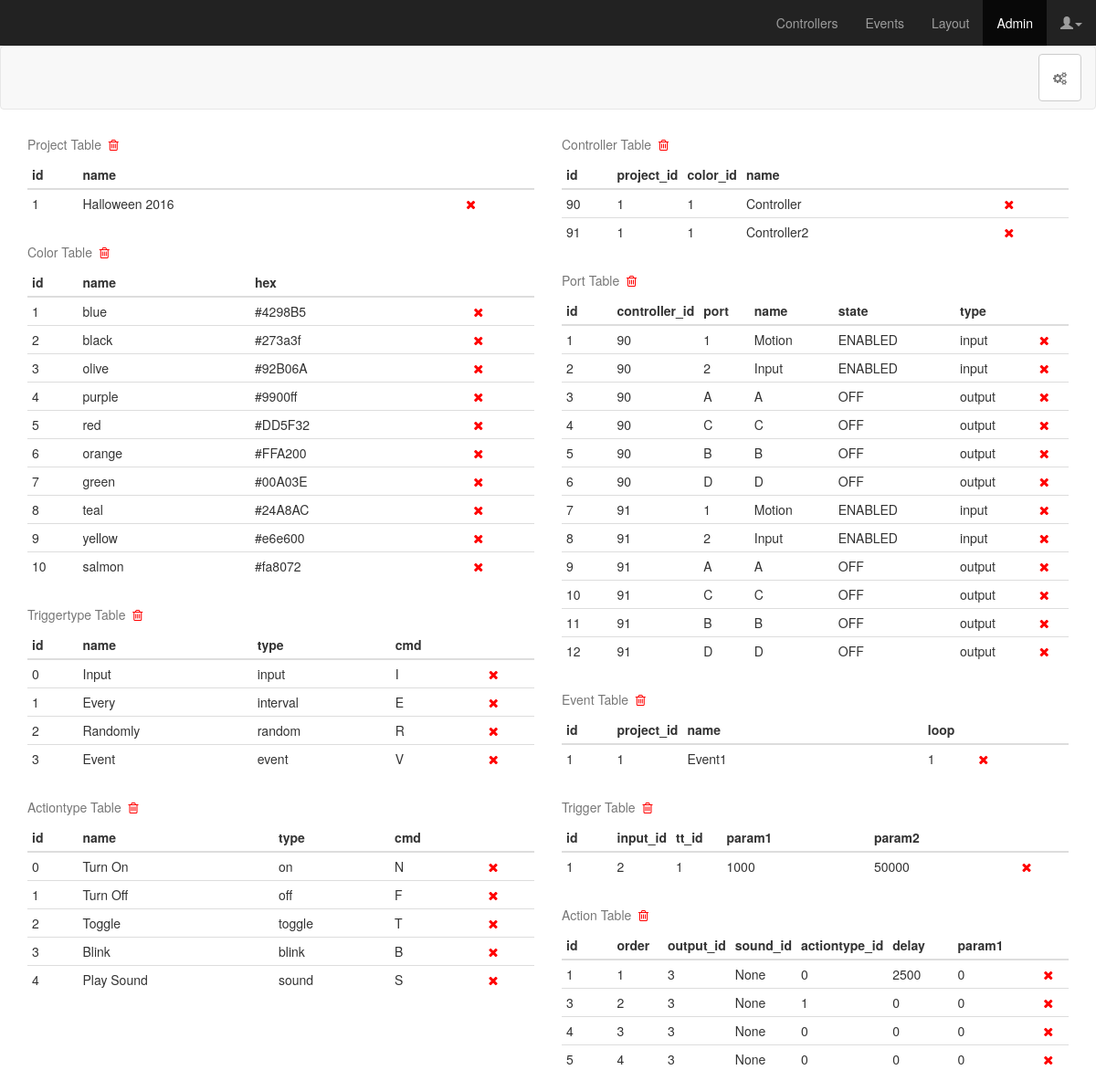
The page /admin on the database its author committed.
### app/models.py (models this page shows, shortened)
class Project(db.Model):
	id = db.Column(db.Integer, primary_key=True)
	name = db.Column(db.String(49), unique=True)
	controller = db.relationship('Controller', backref='controlelr', lazy='dynamic')
	event = db.relationship('Event', backref='event', lazy='dynamic')
	@property
	def serialize(self):
		return{
			'id': self.id,
			'name': self.name
		}

class Color(db.Model):
	id = db.Column(db.Integer, primary_key=True)
	name = db.Column(db.String(8))
	hex = db.Column(db.String(8))
	@property
	def serialize(self):
		return{
			'id': self.id,
			'name': self.name,
			'hex': self.hex
		}

class Triggertype(db.Model):
	id = db.Column(db.Integer, primary_key=True)
	type = db.Column(db.String(10))
	name = db.Column(db.String(25))
	cmd = db.Column(db.String(1))
	@property
	def serialize(self):
		return {
			'id': self.id,
			'name': self.name,
			'type': self.type,
			'cmd': self.cmd
		}

class Actiontype(db.Model):
	id = db.Column(db.Integer, primary_key=True)
	type = db.Column(db.String(10))
	name = db.Column(db.String(25))
	cmd = db.Column(db.String(1))
	@property
	def serialize(self):
		return{
			'id': self.id,
			'name': self.name,
			'type': self.type,
			'cmd': self.cmd
		}

class Controller(db.Model):
	id = db.Column(db.Integer, primary_key=True)
	project_id = db.Column(db.Integer, db.ForeignKey('project.id'))
	color_id = db.Column(db.Integer, db.ForeignKey('color.id'))
	name = db.Column(db.String(25), unique=True)
	ports = db.relationship('Port', backref='controller')
	def get_port(self, port):
		try:
			for p in self.ports:
				if p.port == port:
					return p
			NotFound = namedtuple('NotFound', 'id name state')
			p = NotFound(id='<NOT_FOUND>', name='<NOT_FOUND>', state='<NOT_FOUND>')
			return p
		except:
			return 0
	@property
	def serialize(self):
		return {
			'controller_id': self.id,
			'project_id': self.project_id,
			'controllername': self.name,
			'controllercolor': self.color_id,
			'input1_id': self.get_port('1').id,
			'input1name': self.get_port('1').name,
			'input1state': self.get_port('1').state,
			'input2_id': self.get_port('2').id,
			'input2name': self.get_port('2').name,
			'input2state': self.get_port('2').state,
			'outputA_id': self.get_port('A').id,
			'outputAname': self.get_port('A').name,
			'outputAstate': self.get_port('A').state,
			'outputB_id': self.get_port('B').id,
			'outputBname': self.get_port('B').name,
			'outputBstate': self.get_port('B').state,
			'outputC_id': self.get_port('C').id,
			'outputCname': self.get_port('C').name,
			'outputCstate': self.get_port('C').state,
			'outputD_id': self.get_port('D').id,
			'outputDname': self.get_port('D').name,
			'outputDstate': self.get_port('D').state,
		}

class Port(db.Model):
	id = db.Column(db.Integer, primary_key=True)
	controller_id = db.Column(db.Integer, db.ForeignKey('controller.id'))
	port = db.Column(db.String(2))
	name = db.Column(db.String(25))
	state = db.Column(db.String(10))
	type = db.Column(db.String(8))
	@property
	def serialize(self):
		return {
			'id': self.id,
			'cid': self.controller_id,
			'cname': self.controller.name,
			'port': self.port,
			'name': self.name,
			'state': self.state,
			'type': self.type,
			'color_id': self.controller.color_id
		}

class Event(db.Model):
	id = db.Column(db.Integer, primary_key=True)
	project_id = db.Column(db.Integer, db.ForeignKey('project.id'))
	name = db.Column(db.String(24))
	loop = db.Column(db.Integer, default=1)
	triggers = db.relationship(
		'Trigger',
		secondary = event_triggers,
		primaryjoin = 'event_triggers.c.event_id == Event.id',
		secondaryjoin = 'event_triggers.c.trigger_id == Trigger.id',
		backref = db.backref('events', lazy='dynamic'),
		lazy = 'dynamic')
	actions = db.relationship(
		'Action',
		secondary = event_actions,
		backref = db.backref('events', lazy='dynamic'),
		lazy = 'dynamic')
	@property
	def serialize(self):
		return {
			'id': self.id,
			'project_id': self.project_id,
			'name': self.name,
			'loop': self.loop,
			'triggers': self.serialize_triggers,
			'actions': self.serialize_actions
		}
	@property
	def serialize_triggers(self):
		return [item.serialize for item in self.triggers]
	@property
	def serialize_actions(self):
		return [item.serialize for item in self.actions]

class Trigger(db.Model):
	id = db.Column(db.Integer, primary_key=True)
	input_id = db.Column(db.Integer, db.ForeignKey('port.id'))
	triggertype_id = db.Column(db.Integer, db.ForeignKey('triggertype.id'), default=0)
	param1 = db.Column(db.String(8), default='0')
	param2 = db.Column(db.String(8), default='0')
	@property
	def serialize(self):
		return{
			'id': self.id,
			'input_id': self.input_id,
			'tt_id': self.triggertype_id,
			'param1': self.param1,
			'param2': self.param2
		}

class Action(db.Model):
	id = db.Column(db.Integer, primary_key=True)
	output_id = db.Column(db.Integer, db.ForeignKey('port.id'))
	sound_id = db.Column(db.Integer, db.ForeignKey('sound.id'))
	actiontype_id = db.Column(db.Integer, db.ForeignKey('actiontype.id'), default=0)
	delay = db.Column(db.String(8), default='0')
	param1 = db.Column(db.String(8), default='0')
	order = db.Column(db.Integer)
	@property
	def serialize(self):
		return{
			'id': self.id,
			'order': self.order,
			'output_id': self.output_id,
			'sound_id': self.sound_id,
			'actiontype_id': self.actiontype_id,
			'delay': self.delay,
			'param1': self.param1
		}

### app/views.py (the view)
@app.route('/admin')
def admin():
	return render_template('admin.html',
		title='Admin',
		projects=[p.serialize for p in Project.query.all()],
		ports=[p.serialize for p in Port.query.all()],
		triggertypes=[tt.serialize for tt in Triggertype.query.all()],
		actiontypes=[at.serialize for at in Actiontype.query.all()],
		actions=[a.serialize for a in Action.query.all()],
		triggers=[t.serialize for t in Trigger.query.all()],
		controllers=[c.serialize for c in Controller.query.all()],
		events=[e.serialize for e in Event.query.all()],
		colors=[c.serialize for c in Color.query.all()]
	)

### app/templates/admin.html (shortened to what this page needs)
{% extends "base.html" %}
{% block content %}
<link href="static/css/admin.css" rel="stylesheet">
<nav class="navbar navbar-default">
  <div class="container-fluid">
    <div class="collapse navbar-collapse" id="navbar-collapse-1">
      <ul class="nav navbar-nav navbar-right">
        <li>
        	<a class="btn btn-default navbar-btn" href="init_setup" role="button">
        	  <i class="fa fa-cogs"></i>
        	</a>
        </li>
      </ul>
    </div>
  </div>
</nav>
<div class="container">
  <div class="row">
    <div class="col-xs-6">
      <table class="table table-condensed">
        <caption>Project Table&nbsp;&nbsp;<i class="fa fa-trash-o" id="project" style="color:red;"></caption>
        <thead>
          <tr>
            <th class="id">id</th>
            <th>name</th>
            <th>&nbsp;</th>
          </tr>
        </thead>
        <tbody>
          {% for p in projects %}
          <tr>
            <td class="id">{{ p.id }}</td>
            <td>{{ p.name }}</td>
            <td><i class="fa fa-times" id="project-{{ p.id }}" style="color:red;"></td>
          </tr>
          {% endfor %}
        </tbody>
      </table>
      <table class="table table-condensed">
        <caption>Color Table&nbsp;&nbsp;<i class="fa fa-trash-o" id="color" style="color:red;"></caption>
        <thead>
          <tr>
            <th class="id">id</th>
            <th>name</th>
            <th>hex</th>
            <th>&nbsp;</th>
          </tr>
        </thead>
        <tbody>
          {% for c in colors %}
          <tr>
            <td class="id">{{ c.id }}</td>
            <td>{{ c.name }}</td>
            <td>{{ c.hex }}</td>
            <td><i class="fa fa-times" id="color-{{ c.id }}" style="color:red;"></td>
          </tr>
          {% endfor %}
        </tbody>
      </table>
      <table class="table table-condensed">
        <caption>Triggertype Table&nbsp;&nbsp;<i class="fa fa-trash-o" id="triggertype" style="color:red;"></caption>
        <thead>
          <tr>
            <th class="id">id</th>
            <th>name</th>
            <th>type</th>
            <th>cmd</th>
            <th>&nbsp;</th>
          </tr>
        </thead>
        <tbody>
          {% for tt in triggertypes %}
          <tr>
            <td class="id">{{ tt.id }}</td>
            <td>{{ tt.name }}</td>
            <td>{{ tt.type }}</td>
            <td>{{ tt.cmd }}</td>
            <td><i class="fa fa-times" id="triggertype-{{ tt.id }}" style="color:red;"></td>
          </tr>
          {% endfor %}
        </tbody>
      </table>
      <table class="table table-condensed">
        <caption>Actiontype Table&nbsp;&nbsp;<i class="fa fa-trash-o" id="actiontype" style="color:red;"></caption>
        <thead>
          <tr>
            <th class="id">id</th>
            <th>name</th>
            <th>type</th>
            <th>cmd</th>
            <th>&nbsp;</th>
          </tr>
        </thead>
        <tbody>
          {% for a in actiontypes %}
          <tr>
            <td class="id">{{ a.id }}</td>
            <td>{{ a.name }}</td>
            <td>{{ a.type }}</td>
            <td>{{ a.cmd }}</td>
            <td><i class="fa fa-times" id="actiontype-{{ a.id }}" style="color:red;"></td>
          </tr>
          {% endfor %}
        </tbody>
      </table>
    </div>
    <div class="col-xs-6">
      <table class="table table-condensed">
        <caption>Controller Table&nbsp;&nbsp;<i class="fa fa-trash-o" id="controller" style="color:red;"></caption>
        <thead>
          <tr>
            <th class="id">id</th>
            <th class="id">project_id</th>
            <th class="id">color_id</th>
            <th>name</th>
            <th>&nbsp;</th>
          </tr>
        </thead>
        <tbody>
          {% for c in controllers %}
          <tr>
            <td class="id">{{ c.controller_id }}</td>
            <td class="id">{{ c.project_id }}</td>
            <td class="id">{{ c.controllercolor }}</td>
            <td>{{ c.controllername }}</td>
            <td><i class="fa fa-times" id="controller-{{ c.controller_id }}" style="color:red;"></td>
          </tr>
          {% endfor %}
        </tbody>
      </table>
      <table class="table table-condensed">
        <caption>Port Table&nbsp;&nbsp;<i class="fa fa-trash-o" id="port" style="color:red;"></caption>
        <thead>
          <tr>
            <th class="id">id</th>
            <th class="id">controller_id</th>
            <th class="id">port</th>
            <th>name</th>
            <th>state</th>
            <th>type</th>
            <th>&nbsp;</th>
          </tr>
        </thead>
        <tbody>
          {% for p in ports %}
          <tr>
            <td class="id">{{ p.id }}</td>
            <td class="id">{{ p.cid }}</td>
            <td class="id">{{ p.port }}</td>
            <td>{{ p.name }}</td>
            <td>{{ p.state }}</td>
            <td>{{ p.type }}</td>
            <td><i class="fa fa-times" id="port-{{ p.id }}" style="color:red;"></td>
          </tr>
          {% endfor %}
        </tbody>
      </table>
      <table class="table table-condensed">
        <caption>Event Table&nbsp;&nbsp;<i class="fa fa-trash-o" id="event" style="color:red;"></caption>
        <thead>
          <tr>
            <th class="id">id</th>
            <th class="id">project_id</th>
            <th>name</th>
            <th class="id">loop</th>
            <th>&nbsp;</th>
          </tr>
        </thead>
        <tbody>
          {% for e in events %}
          <tr>
            <td class="id">{{ e.id }}</td>
            <td class="id">{{ e.project_id }}</td>
            <td>{{ e.name }}</td>
            <td class="id">{{ e.loop }}</td>
            <td><i class="fa fa-times" id="event-{{ e.id }}" style="color:red;"></td>
          </tr>
          {% endfor %}
        </tbody>
      </table>
      <table class="table table-condensed">
        <caption>Trigger Table&nbsp;&nbsp;<i class="fa fa-trash-o" id="trigger" style="color:red;"></caption>
        <thead>
          <tr>
            <th class="id">id</th>
            <th class="id">input_id</th>
            <th class="id">tt_id</th>
            <th>param1</th>
            <th>param2</th>
            <th>&nbsp;</th>
          </tr>
        </thead>
        <tbody>
          {% for t in triggers %}
          <tr>
            <td class="id">{{ t.id }}</td>
            <td class="id">{{ t.input_id }}</td>
            <td class="id">{{ t.tt_id }}</td>
            <td>{{ t.param1 }}</td>
            <td>{{ t.param2 }}</td>
            <td><i class="fa fa-times" id="trigger-{{ t.id }}" style="color:red;"></td>
          </tr>
          {% endfor %}
        </tbody>
      </table>
      <table class="table table-condensed">
        <caption>Action Table&nbsp;&nbsp;<i class="fa fa-trash-o" id="action" style="color:red;"></caption>
        <thead>
          <tr>
            <th class="id">id</th>
            <th class="id">order</th>
            <th class="id">output_id</th>
            <th class="id">sound_id</th>
            <th class="id">actiontype_id</th>
            <th>delay</th>
            <th>param1</th>
            <th>&nbsp;</th>
          </tr>
        </thead>
        <tbody>
          {% for a in actions %}
          <tr>
            <td class="id">{{ a.id }}</td>
            <td class="id">{{ a.order }}</td>
            <td class="id">{{ a.output_id }}</td>
            <td class="id">{{ a.sound_id }}</td>
            <td class="id">{{ a.actiontype_id }}</td>
            <td>{{ a.delay }}</td>
            <td>{{ a.param1 }}</td>
            <td><i class="fa fa-times" id="action-{{ a.id }}" style="color:red;"></td>
          </tr>
          {% endfor %}
        </tbody>
      </table>
    </div>
  </div>
</div>
{% endblock %}

### app/templates/base.html (shortened to what this page needs)
<!DOCTYPE html>
<html lang="en">
  <head>
    <link href="static/css/bootstrap.min.css" rel="stylesheet">
    <link href="static/font-awesome-4.6.3/css/font-awesome.min.css" rel="stylesheet">
    <link href="static/css/animate.min.css" rel="stylesheet">
  </head>
  <body>
    <nav class="navbar navbar-inverse navbar-fixed-top">
      <div class="container-fluid">
        <div id="navbar" class="navbar-collapse collapse">
          <ul class="nav navbar-nav navbar-right">
            <li id="controllers"><a href="controllers">Controllers</a></li>
            <li id="events"><a href="dashboard">Events</a></li>
            <li id="layout"><a href="#">Layout</a></li>
            <li id="admin"><a href="admin">Admin</a></li>
            <li>
              <a href="#" class="dropdown-toggle" data-toggle="dropdown"><span class="glyphicon glyphicon-user"></span><span class="caret"></span></a>
            </li>
          </ul>
        </div>
      </div>
    </nav>
    {% block content %}{% endblock %}
  </body>
</html>

### app/static/css/admin.css (style rules this page uses)
body { padding-top: 50px; }
.navbar-fixed-top { border: 0; }
.id { width: 10%; }

### rows shown on the page
Project: id "1", name "Halloween 2016"
Color: id "1", name "blue", hex "#4298B5"
Color: id "2", name "black", hex "#273a3f"
Color: id "3", name "olive", hex "#92B06A"
Color: id "4", name "purple", hex "#9900ff"
Color: id "5", name "red", hex "#DD5F32"
Color: id "6", name "orange", hex "#FFA200"
Color: id "7", name "green", hex "#00A03E"
Color: id "8", name "teal", hex "#24A8AC"
Color: id "9", name "yellow", hex "#e6e600"
Color: id "10", name "salmon", hex "#fa8072"
Triggertype: id "0", name "Input", type "input", cmd "I"
Triggertype: id "1", name "Every", type "interval", cmd "E"
Triggertype: id "2", name "Randomly", type "random", cmd "R"
Triggertype: id "3", name "Event", type "event", cmd "V"
Actiontype: id "0", name "Turn On", type "on", cmd "N"
Actiontype: id "1", name "Turn Off", type "off", cmd "F"
Actiontype: id "2", name "Toggle", type "toggle", cmd "T"
Actiontype: id "3", name "Blink", type "blink", cmd "B"
Actiontype: id "4", name "Play Sound", type "sound", cmd "S"
Controller: controllername "Controller"
Controller: controllername "Controller2"
Port: name "Motion", state "ENABLED", type "input"
Port: id "2", cid "90", port "2", name "Input", state "ENABLED", type "input"
Port: id "3", cid "90", port "A", name "A", state "OFF", type "output"
Port: id "4", cid "90", port "C", name "C", state "OFF", type "output"
Port: id "5", cid "90", port "B", name "B", state "OFF", type "output"
Port: id "6", cid "90", port "D", name "D", state "OFF", type "output"
Port: id "7", cid "91", port "1", name "Motion", state "ENABLED", type "input"
Port: id "8", cid "91", port "2", name "Input", state "ENABLED", type "input"
Port: id "9", cid "91", port "A", name "A", state "OFF", type "output"
Port: id "10", cid "91", port "C", name "C", state "OFF", type "output"
Port: id "11", cid "91", port "B", name "B", state "OFF", type "output"
Port: id "12", cid "91", port "D", name "D", state "OFF", type "output"
Event: id "1", project_id "1", name "Event1", loop "1"
Trigger: id "1", input_id "2", tt_id "1", param1 "1000", param2 "50000"
Action: id "1", order "1", output_id "3", sound_id "None", actiontype_id "0", delay "2500", param1 "0"

### other values the page prints
{{ c.controller_id }} "90" "91"
{{ c.project_id }} "1" "1"
{{ c.controllercolor }} "1" "1"
{{ p.id }} "1"
{{ p.cid }} "90"
{{ p.port }} "1"
{{ a.id }} "3" "4" "5"
{{ a.order }} "2" "3" "4"
{{ a.output_id }} "3" "3" "3"
{{ a.sound_id }} "None" "None" "None"
{{ a.actiontype_id }} "1" "0" "0"
{{ a.delay }} "0" "0" "0"
{{ a.param1 }} "0" "0" "0"
